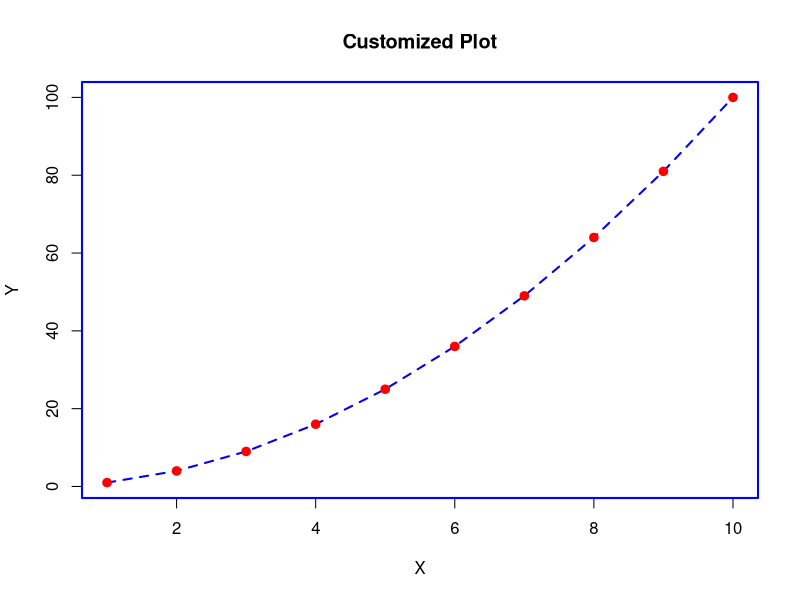
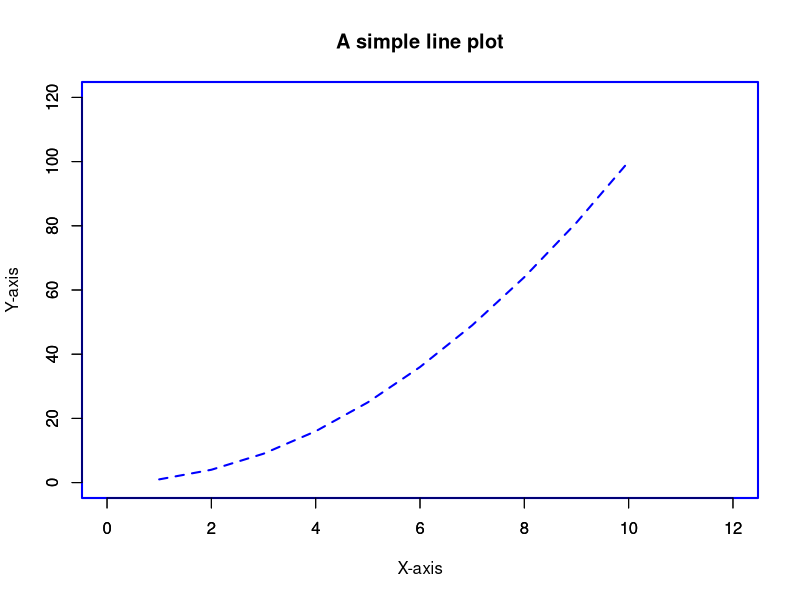
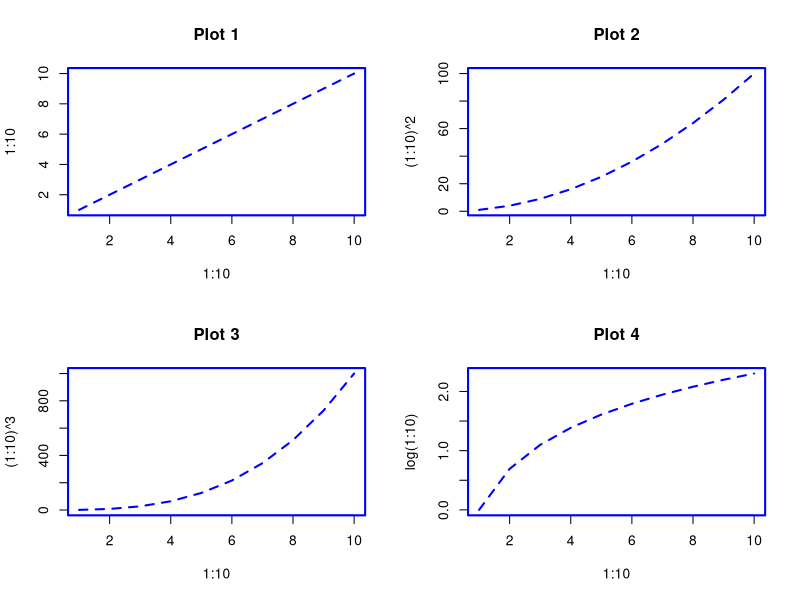
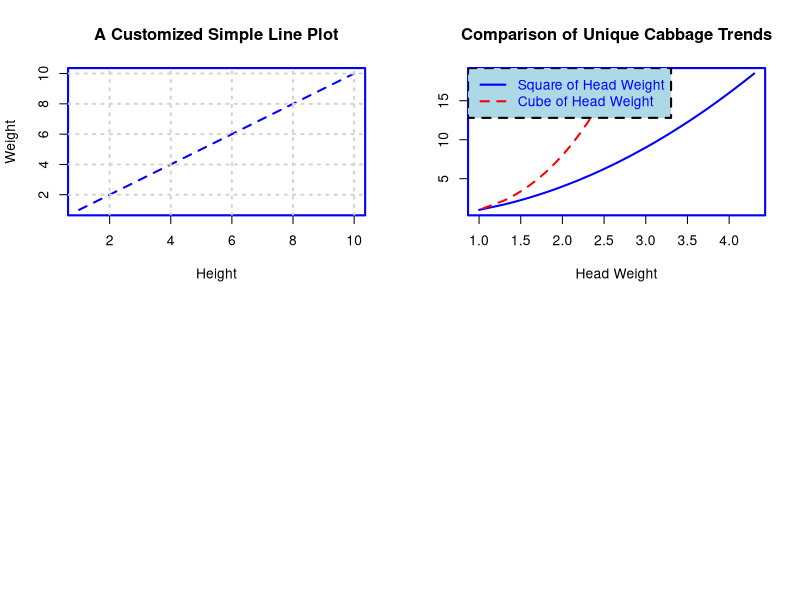
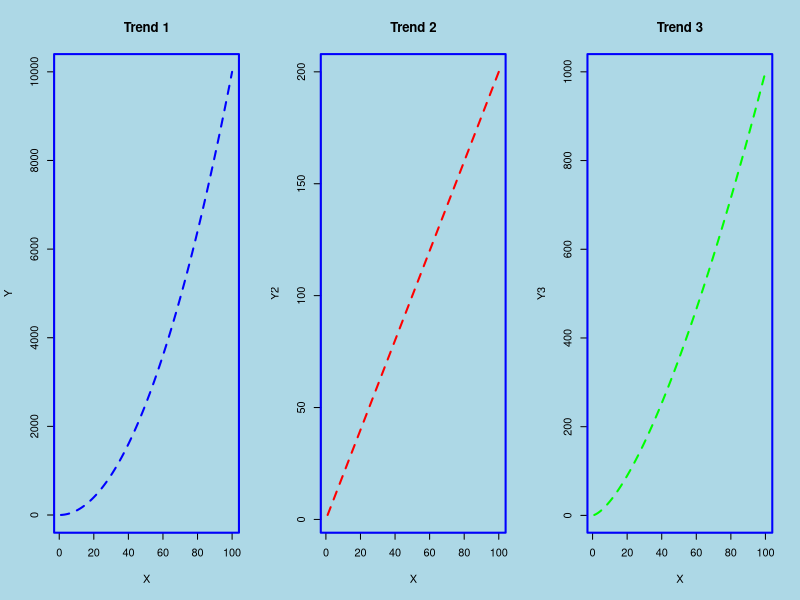
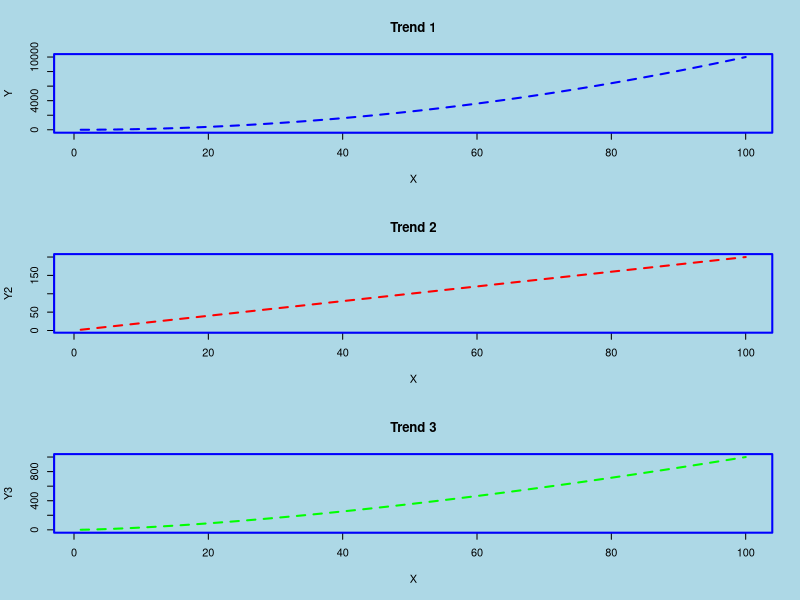

Source code (R) for these figures, in order:
## ---- chunk 1
#tutorial::go_interactive(greedy = TRUE)
knitr::opts_chunk$set(echo = TRUE,error=TRUE)
## ---- chunk 2
# Sample data
x <- 1:10
y <- x^2

# Plot with customized graphical parameters
par(
  pch = 19,    # Use solid circles for points
  lty = 2,     # Use dashed line
  lwd = 2,     # Set line width to 2
  col = "blue" # Set line and point color to blue
)

plot(x, y, type = "l", main = "Customized Plot", xlab = "X", ylab = "Y")
points(x, y, col = "red") # Add points with red color

## ---- chunk 3
# Sample data
x <- 1:10
y <- x^2

# Plot with customized axis options
plot(x, y, type = "l", main = "A simple line plot", xlab = "X-axis", ylab = "Y-axis", xlim = c(0, 12), ylim = c(0, 120))
axis(side = 1, at = seq(0, 12, by = 2)) # Add x-axis tick marks
axis(side = 2, at = seq(0, 120, by = 20)) # Add y-axis tick marks

## ---- chunk 4
# Example using mfrow
par(mfrow = c(2, 2)) # Create a 2x2 grid for plots
plot(1:10, 1:10, main = "Plot 1", type = "l")
plot(1:10, (1:10)^2, main = "Plot 2", type = "l")
plot(1:10, (1:10)^3, main = "Plot 3", type = "l")
plot(1:10, log(1:10), main = "Plot 4", type = "l")

## ---- chunk 5
# Example with grid lines and background color
plot(1:10, 1:10, main = "A Customized Simple Line Plot", type = "l", xlab='Height',ylab = 'Weight')
grid() # Add grid lines
par(bg = "lightblue") # Set background color

## ---- chunk 6
# Your code
## ---- chunk 7
# Solution
library(dplyr)
library(MASS)

cabbages <- cabbages %>% 
  distinct(HeadWt, .keep_all = TRUE) %>% 
  arrange(desc(HeadWt),FALSE)

plot(cabbages$HeadWt,(cabbages$HeadWt)^2,type = 'l', col='blue', 
     lty=1,main = "Comparison of Unique Cabbage Trends", xlab = "Head Weight", ylab = "")
lines(cabbages$HeadWt,(cabbages$HeadWt)^3,type = 'l', col='red', lty=2)
legend("topleft", legend = c("Square of Head Weight", "Cube of Head Weight "), col = c("blue", "red"), lty = c(1, 2))

## ---- chunk 8
# Your  code
## ---- chunk 9
#Solution
#Create data
x <- 1:100
y1 <- x^2
y2 <- 2 * x
y3 <- x^1.5

# Create multiple small plots
par(mfrow = c(1, 3)) # 1 row, 3 columns

# Plot 1
plot(x, y1, type = "l", col = "blue", main = "Trend 1", xlab = "X", ylab = "Y")

# Plot 2
plot(x, y2, type = "l", col = "red", main = "Trend 2", xlab = "X", ylab = "Y2")

# Plot 3
plot(x, y3, type = "l", col = "green", main = "Trend 3", xlab = "X", ylab = "Y3")

## ---- chunk 10
# Your  data
## ---- chunk 11
#Solution
#Create data
x <- 1:100
y1 <- x^2
y2 <- 2 * x
y3 <- x^1.5

# Create multiple small plots
par(mfcol = c(3, 1)) # 3 rows, 1 column

# Plot 1
plot(x, y1, type = "l", col = "blue", main = "Trend 1", xlab = "X", ylab = "Y")

# Plot 2
plot(x, y2, type = "l", col = "red", main = "Trend 2", xlab = "X", ylab = "Y2")

# Plot 3
plot(x, y3, type = "l", col = "green", main = "Trend 3", xlab = "X", ylab = "Y3")

